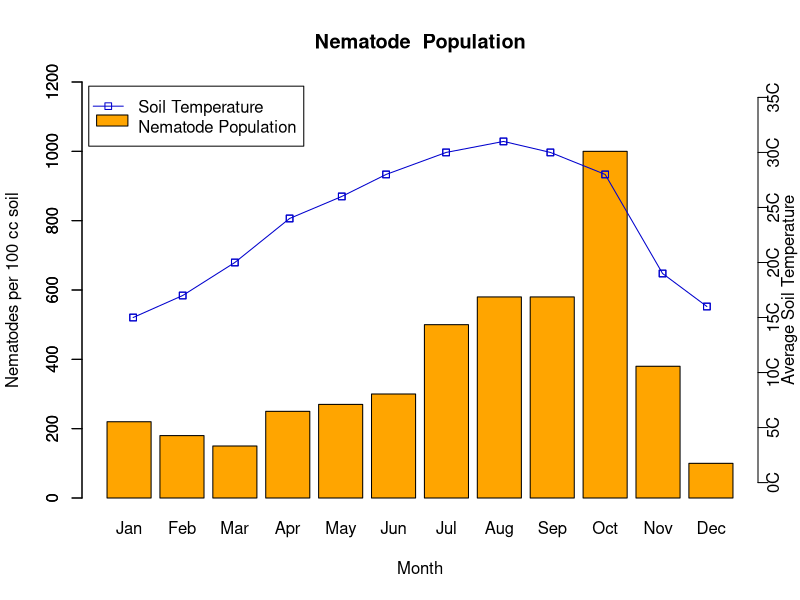
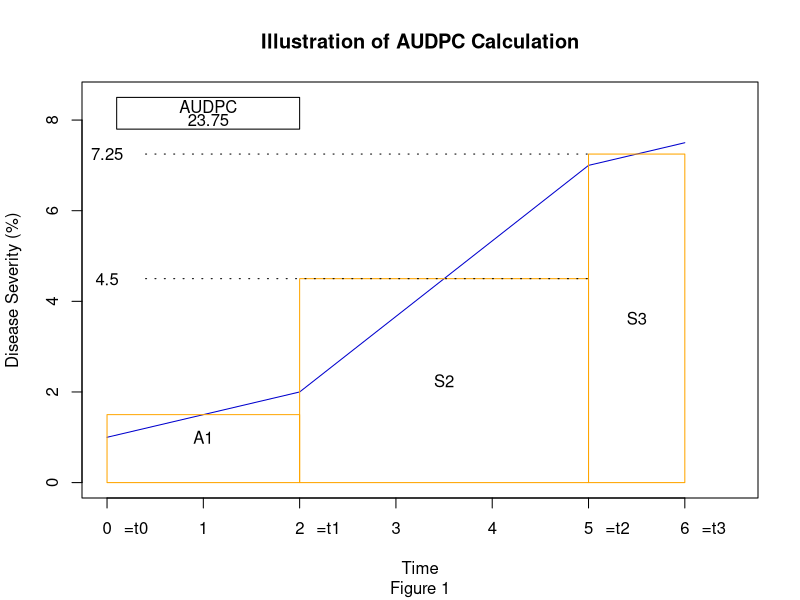
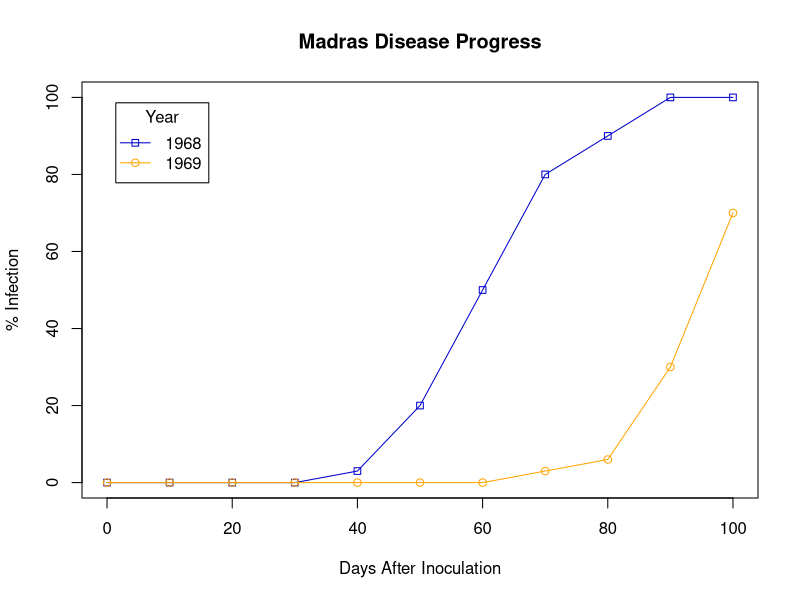

Recreate these plots in R, in order.
#Modelamiento para el ciclo de la enfermedad, Epifitias de enfermedades de las plantas.
## CICLO DEL NEMATODE CON RESPECTO A LA TEMPERATURA
## Set up the vector of nematode populations

# Cicle vs temperature ----------------------------------------------------


npop <- c(220,180,150,250,270,300,500,580,580,1000,380,100)

## Set up vector of associated months
names(npop) <-c (
  "Jan",
  "Feb",
  "Mar",
  "Apr",
  "May",
  "Jun",
  "Jul",
  "Aug",
  "Sep",
  "Oct",
  "Nov",
  "Dec"
)

## Set up the bar plots of the nematode populations, try help(barplot) for more information
barplot(
  npop,
  axes=TRUE,
  main="Nematode  Population",
  ylim=c(0,1200),
  col="orange",
  xlab="Month",
  ylab="Nematodes per 100 cc soil")
axis(2,seq(0,1200,by=200)
)

## Set up the new plot to be drawn on top of the barplot, try help(par) for more information
par(new=T)

# This sets the average monthly temperature
# for the line above the population
y <-c (15,17,20,24,26,28,30,31,30,28,19,16)

# This positions the points on the X axis
# correctly in the middle over the top of the bar chart.
y2 <-c (0.5,1.45,2.45,3.5,4.5,5.35,6.5,7.6,8.5,9.55,10.65,11.5)

## Plot the temperature points
plot(
  y2,
  y,
  ylim=c(0,35),
  xlab=NA,
  ylab=NA,
  xlim=c(0,12),
  axes=FALSE,
  type="o",
  pch=22,
  col="mediumblue"
)

axis(
  4,
  seq(0,35,by=5),
  labels=FALSE
)

## Lay out the points for temperature
points(
  y2,
  y,
  pch=22,
  col="mediumblue"
)

## Label the right axis, try help(mtext) for more information
mtext(
  c("0C","5C","10C","15C","20C","25C","30C","35C"),
  4,
  at=seq(0,35,by=5),
  line=.25
)

## Label the right axis, try search(mtext) for more information
mtext(
  "Average Soil Temperature",
  4,
  line=1,
  cex=1
)

## Create a legend
legend(
  "topleft",
  c("Soil Temperature","Nematode Population"),
  pch=c(22,NA),
  lty=c(1,NA),
  col=c("mediumblue",NA),
  inset=0.01
)

## Create an orange rectangle next to the Nematode Population label for the legend
rect(-0.2,32.4,0.4,33.4,col="orange")


# AUDCP -------------------------------------------------------------------
### Calculating the area under the disease progress curve
### to quantify disease progress
### (AUDCP)

#Set up disease severity percent measurements; 
#change these in subsequent analyses to see how it affects
#the AUDPC
ds0<-1
ds1<-2
ds2<-7
ds3<-7.5

#Put these values into a vector without making any changes
disease.severity<-c(ds0,ds1,ds2,ds3)

#Time points at which disease severity
#   measurements are made, 
#change these in subsequent analyses to
#see how it affects the AUDPC Value
t0<-0
t1<-2
t2<-5
t3<-6

#Put time period into a vector
## Do not change these values
time.period<-c(t0,t1,t2,t3)

#Refresh your memory about how the plot function works
help(plot)

#Create the plot of disease severity over time
plot(time.period,
     disease.severity,
     ylim=c(0,(ds3+1)),
     xlim=c(0,(t3+0.5)),
     xlab="Time",
     ylab="Disease Severity (%)",
     type="l",
     pch=19,
     col="mediumblue")

#Add a title and subtitle to our plot
title(main="Illustration of AUDPC Calculation",
      sub="Figure 1")

#Add text to x labels defining time periods
#   defined in text
mtext("=t0",1,at=0.3,1)
mtext("=t1",1,at=2.3,1)
mtext("=t2",1,at=5.3,1)
mtext("=t3",1,at=6.3,1)

#Illustrate the area under disease progress
#   curve with rectangles.
## Do not change these values
rect(t0,0,t1,((ds0+ds1)/2),border="orange")
# Add text to rectangle to describe rectangle
text(1,1,"A1")
#Add segment to Y axis
#And so-on
rect(t1,0,t2,((ds1+ds2)/2),border="orange")
text(((t1+t2)/2),(((ds1+ds2)/2)/2),"S2")
#Draw line to axis and label with value
segments(.4,((ds1+ds2)/2),t2,((ds1+ds2)/2),
         col="black",lty="18")
text(0,((ds1+ds2)/2),((ds1+ds2)/2))
rect(t2,0,t3,((ds2+ds3)/2),border="orange")
text(((t2+t3)/2),(((ds2+ds3)/2)/2),"S3")
segments(0.4,((ds2+ds3)/2),t2,((ds2+ds3)/2),
         col="black",lty="18")
text(0,((ds2+ds3)/2),((ds2+ds3)/2))

#Build a function for AUDPC calculation
#the left curly bracket indicates the beginning
#   of the function
audpc <- function(disease.severity,time.period){
  
  #n is the length of time.period, or
  #  the total number of sample dates
  n <- length(time.period)
  
  #meanvec is the vector (matrix with one dimension)
  #that will contain the mean percent infection
  #it is initialized containing -1 for all entries
  #this sort of initialization is sometimes useful
  #  for debugging
  meanvec <- matrix(-1,(n-1))
  
  #intvec is the vector that will contain the length of
  #   time between sampling dates
  intvec <- matrix(-1,(n-1))
  
  #the loop goes from the first to the penultimate entry
  #the left curly bracket indicates the beginning of
  #   commands in the loop
  for(i in 1:(n-1)){
    
    #the ith entry in meanvec is replaced with the
    #   mean percent infection
    #between sample time i and sample time i+1
    meanvec[i] <- mean(c(disease.severity[i],
                         disease.severity[i+1]))
    
    #the ith entry in intvec is replaced with the length
    # of the time interval between time i and time i+1
    intvec[i] <- time.period[i+1] - time.period[i]
    
    #the right curly bracket ends the loop
  }
  
  #the two vectors are multiplied together
  #  one entry at a time
  infprod <- meanvec * intvec
  
  #the sum of the entries in the resulting vector
  #   gives the AUDPC
  sum(infprod)
  
  #the right curly bracket ends the function
}


#Now apply the function to the example data and put
# the result in a new object called 'AUDPCexample'
audpc(disease.severity,time.period) -> AUDPCexample
#Display AUDPC Value
#Draw rectangle around value
rect(0.1,(ds3+.3),2,(ds3+1),border="black")
#AUDPC Text
text(1.05,(ds3+0.8),"AUDPC")
text(1.05,(ds3+0.5),AUDPCexample)


# AUDCP wheat Puccinia striiformis ------------------------------------------

## Set up vector for Madras AUDPC Chart
daysAfterInoculation <- c(0,10,20,30,40,50,60,70,80,90,100)
severityYear68 <- c(0,0,0,0,3,20,50,80, 90, 100, 100)
severityYear69 <- c( 0,0,0,0,0,0,0,3,6,30,70)
## Set up the line graph for 1968
plot(
  daysAfterInoculation,
  severityYear68,
  type="o",
  pch=22,
  col="mediumblue",
  ylim=c(0,100),
  xlab='Days After Inoculation',
  ylab='% Infection'
)
## Set main title
title(main="Madras Disease Progress")
## Overlay line for 1969 plot
lines(
  daysAfterInoculation,
  severityYear69,
  type="o", col="orange"
)
## Set the legend of the graph in upper left corner
legend(
  "topleft",
  c("1968","1969"),
  pch= c(22,21),
  lty=1,
  col = c("mediumblue","orange"),
  title="Year",
  inset=0.05
)
## Calculate the AUDPC using the function called 'audpc' that
##      was created in the AUDPC exercise of this document
## If you have started a new R session and did not save the
##      function you will need to create it again.
## To check that you do have the function available, try
##      entering the function name, 'audpc', at the command
##      line and R should return the content of the function.
# Calculate the AUDPC for 1968
audpc(severityYear68,daysAfterInoculation)
# Calculate the AUDPC for 1969
audpc(severityYear69,daysAfterInoculation)
